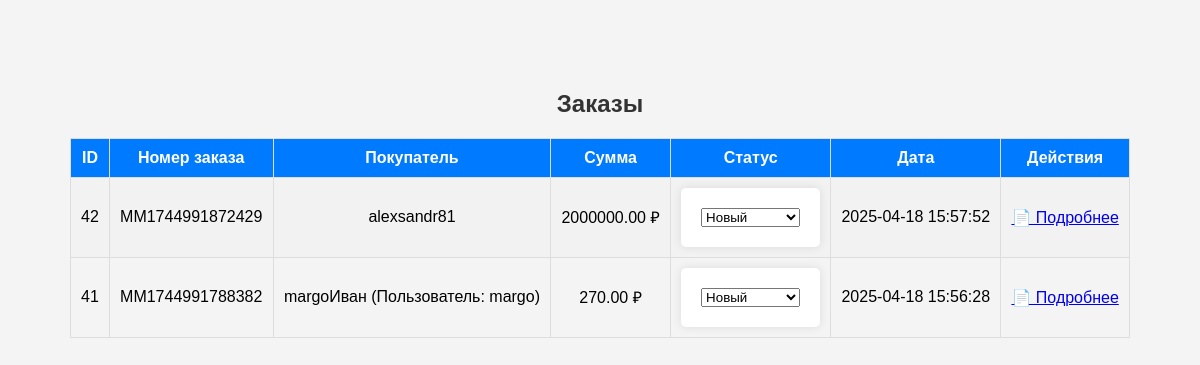
/admin/orders.php (signed in), run on an earlier commit of the app's database.
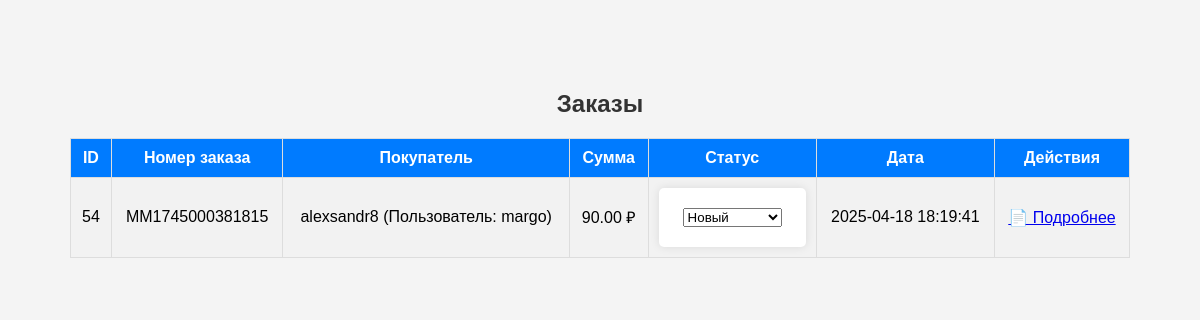
And on a later commit of the database.
### tables this page shows
CREATE TABLE `orders` (
  `id` int(11) NOT NULL AUTO_INCREMENT,
  `order_number` varchar(50) NOT NULL,
  `phone` varchar(20) NOT NULL,
  `email` varchar(100) NOT NULL,
  `address` text NOT NULL,
  `total_price` decimal(10,2) NOT NULL,
  `created_at` timestamp NOT NULL DEFAULT current_timestamp(),
  `user_id` int(11) DEFAULT NULL,
  `status` varchar(50) NOT NULL DEFAULT 'Новый',
  `delivery_name` varchar(255) NOT NULL,
  `delivery` varchar(100) NOT NULL,
  `payment` varchar(100) NOT NULL,
  `discount` decimal(10,2) NOT NULL DEFAULT 0.00,
  `total_discount` decimal(10,2) NOT NULL DEFAULT 0.00,
  PRIMARY KEY (`id`),
  UNIQUE KEY `order_number` (`order_number`),
  KEY `user_id` (`user_id`),
  CONSTRAINT `orders_ibfk_1` FOREIGN KEY (`user_id`) REFERENCES `users` (`id`)
);

CREATE TABLE `users` (
  `id` int(11) NOT NULL AUTO_INCREMENT,
  `name` varchar(255) NOT NULL,
  `email` varchar(100) NOT NULL,
  `password` varchar(255) NOT NULL,
  `created_at` timestamp NOT NULL DEFAULT current_timestamp(),
  `reset_token` varchar(64) DEFAULT NULL,
  `reset_token_created_at` timestamp NULL DEFAULT NULL,
  `status` enum('active','blocked') DEFAULT 'active',
  PRIMARY KEY (`id`),
  UNIQUE KEY `email` (`email`)
);

### admin/orders.php (the view, shortened to what this page needs)
<?php
require_once '../database/db.php';
$stmt = $conn->query("
    SELECT orders.*, users.name AS user_name
    FROM orders
    LEFT JOIN users ON orders.user_id = users.id
    ORDER BY orders.created_at DESC
");
$orders = $stmt->fetchAll(PDO::FETCH_ASSOC);
?>
<!DOCTYPE html>
<html lang="ru">
<head>
    <link rel="stylesheet" href="styles.css">
</head>
<body>
    <h2>Заказы</h2>
    <table border="1">
        <tr>
            <th>ID</th>
            <th>Номер заказа</th>
            <th>Покупатель</th>
            <th>Сумма</th>
            <th>Статус</th>
            <th>Дата</th>
            <th>Действия</th>
        </tr>
        <?php foreach ($orders as $order): ?>
            <tr>
                <td><?= $order['id']; ?></td>
                <td><?= htmlspecialchars($order['order_number']); ?></td>
                <td>
                    <?= htmlspecialchars($order['delivery_name'] ?: ($order['user_name'] ?: 'Гость')); ?>
                    <?php if ($order['user_id'] && $order['delivery_name'] !== $order['user_name']): ?>
                        (Пользователь: <?= htmlspecialchars($order['user_name']); ?>)
                    <?php endif; ?>
                </td>
                <td><?= number_format($order['total_price'], 2, '.', ''); ?> ₽</td>
                <td>
                    <form method="POST" action="update_order_status.php">
                        <select name="status" class="status-<?= strtolower(str_replace(' ', '-', $order['status'])); ?>" onchange="this.form.submit()">
                            <option value="Новый" <?= $order['status'] == 'Новый' ? 'selected' : ''; ?>>Новый</option>
                        </select>
                    </form>
                </td>
                <td><?= $order['created_at']; ?></td>
                <td>
                    <a href="order_details.php?id=<?= $order['id']; ?>">📄 Подробнее</a>
                </td>
            </tr>
        <?php endforeach; ?>
    </table>
</body>
</html>

### admin/styles.css (style rules this page uses)
body { font-family: Arial, sans-serif; margin: 20px; }
h2 { color: #333; }
body { font-family: Arial, sans-serif; background-color: #f4f4f4; text-align: center; padding: 50px; }
form { background: white; padding: 20px; max-width: 300px; margin: auto; border-radius: 5px; box-shadow: 0px 0px 10px rgba(0, 0, 0, 0.1); }
table { width: 100%; border-collapse: collapse; margin-top: 20px; }
th, td { border: 1px solid #ddd; padding: 10px; text-align: center; }
th { background-color: #007bff; color: white; }
tr:nth-child(even) { background-color: #f2f2f2; }

What changed in the data, as far as the page shows it:
removed orders: id "42", order_number "MM1744991872429", delivery_name "alexsandr81", total_price "2000000.00", status "Новый", created_at "2025-04-18 15:57:52"
removed orders: id "41", order_number "MM1744991788382", delivery_name "margoИван", user.name "margo", total_price "270.00", status "Новый", created_at "2025-04-18 15:56:28"
added orders: id "54", order_number "MM1745000381815", delivery_name "alexsandr8", user.name "margo", total_price "90.00", status "Новый", created_at "2025-04-18 18:19:41"
